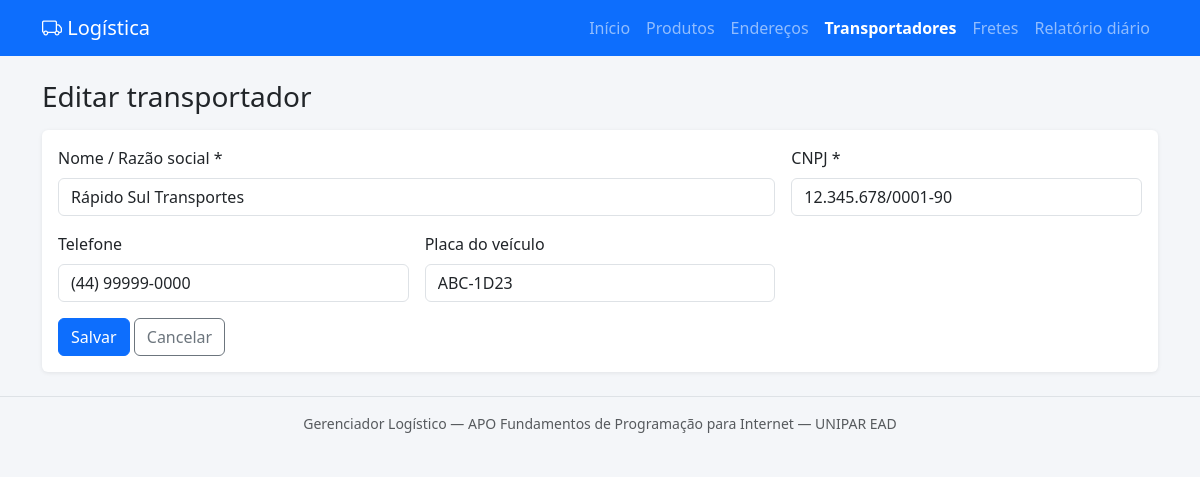
The app's page /transportadores/form.php?id=1 with its own data.
### tables this page shows
CREATE TABLE IF NOT EXISTS transportadores (
    id INT AUTO_INCREMENT PRIMARY KEY,
    nome VARCHAR(120) NOT NULL,
    cnpj VARCHAR(18) NOT NULL,
    telefone VARCHAR(20) NULL,
    placa_veiculo VARCHAR(8) NULL
);

### includes/helpers.php (called while the page is built, shortened)
<?php
require_once __DIR__ . '/db.php';
function e($valor): string
{
    return htmlspecialchars((string)$valor, ENT_QUOTES, 'UTF-8');
}

### includes/db.php (called while the page is built, shortened)
<?php
function db(): PDO
{
    static $pdo = null;
    $cfg = require __DIR__ . '/../config/config.php';
    $opcoes = [
        PDO::ATTR_ERRMODE => PDO::ERRMODE_EXCEPTION,
        PDO::ATTR_DEFAULT_FETCH_MODE => PDO::FETCH_ASSOC,
    ];
    try {
        if ($cfg['driver'] === 'sqlite') {
            $pdo = new PDO('sqlite:' . $cfg['sqlite_arquivo'], null, null, $opcoes);
            $pdo->exec('PRAGMA foreign_keys = ON');
        } else {
            $dsn = "mysql:host={$cfg['host']};port={$cfg['porta']};dbname={$cfg['banco']};charset=utf8mb4";
            $pdo = new PDO($dsn, $cfg['usuario'], $cfg['senha'], $opcoes);
        }
    } catch (PDOException $e) {
        http_response_code(500);
        exit('<h3>Não foi possível conectar ao banco.</h3>'
            . '<p>Inicie o MySQL no XAMPP e acesse <a href="instalar.php">instalar.php</a> '
            . 'para criar o banco e as tabelas.</p>');
    }
    return $pdo;
}
function consulta(string $sql, array $params = []): PDOStatement
{
    $st = db()->prepare($sql);
    $st->execute($params);
    return $st;
}

### transportadores/form.php (the view, shortened to what this page needs)
<?php
require_once __DIR__ . '/../includes/helpers.php';
$id = (int)($_GET['id'] ?? 0);
if ($id) {
    $t = consulta('SELECT * FROM transportadores WHERE id = ?', [$id])->fetch();
}
$titulo = $id ? 'Editar transportador' : 'Novo transportador';
require __DIR__ . '/../includes/header.php';
?>
<h1 class="h3 mb-3"><?= e($titulo) ?></h1>
<form method="post" class="card"><div class="card-body row g-3">
    <div class="col-md-8">
        <label class="form-label">Nome / Razão social *</label>
        <input class="form-control" name="nome" maxlength="120" required value="<?= e($t['nome']) ?>">
    </div>
    <div class="col-md-4">
        <label class="form-label">CNPJ *</label>
        <input class="form-control" name="cnpj" data-mascara="cnpj" placeholder="00.000.000/0000-00" required value="<?= e($t['cnpj']) ?>">
    </div>
    <div class="col-md-4">
        <label class="form-label">Telefone</label>
        <input class="form-control" name="telefone" data-mascara="telefone" value="<?= e($t['telefone']) ?>">
    </div>
    <div class="col-md-4">
        <label class="form-label">Placa do veículo</label>
        <input class="form-control" name="placa_veiculo" data-mascara="placa" value="<?= e($t['placa_veiculo']) ?>">
    </div>
    <div class="col-12">
        <button class="btn btn-primary">Salvar</button>
        <a class="btn btn-outline-secondary" href="index.php">Cancelar</a>
    </div>
</div></form>
<?php require __DIR__ . '/../includes/footer.php'; ?>

### assets/css/style.css (style rules this page uses)
body { background: #f4f6f9; }
.card { border: 0; box-shadow: 0 1px 4px rgba(0, 0, 0, .08); }

### records on screen
transportadores: nome "Rápido Sul Transportes", cnpj "12.345.678/0001-90", telefone "(44) 99999-0000", placa_veiculo "ABC-1D23"

### other values on screen
$rotulo "Início"
$rotulo "Produtos"
$rotulo "Endereços"
$rotulo "Transportadores"
$rotulo "Fretes"
$rotulo "Relatório diário"
$titulo "Editar transportador"
